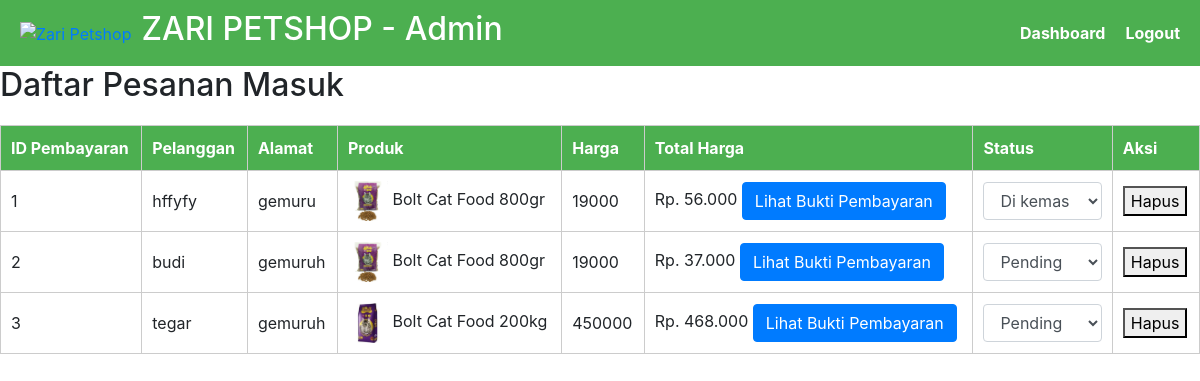
/admin/admin_pesanan.php, run on the app's committed database.
### tables this page shows
CREATE TABLE `pembayaran` (
  `id_pembayaran` int(11) NOT NULL,
  `nama_lengkap` varchar(255) NOT NULL,
  `id_produk` int(11) NOT NULL,
  `id_user` int(11) NOT NULL,
  `id_pengiriman` int(11) NOT NULL,
  `alamat` varchar(255) NOT NULL,
  `status` enum('pending','di kemas','di kirim','di terima') NOT NULL,
  `nomor_telp` int(11) NOT NULL,
  `total_akhir` int(11) NOT NULL,
  `bukti_pembayaran` varchar(225) NOT NULL,
  `id_metode_bayar` int(11) NOT NULL,
  `Qty` int(11) NOT NULL,
  `tanggal` datetime NOT NULL
);

CREATE TABLE `produk` (
  `id_produk` int(11) NOT NULL,
  `id_admin` int(11) NOT NULL,
  `nama` varchar(100) NOT NULL,
  `harga` int(11) NOT NULL,
  `gambar` varchar(225) NOT NULL,
  `id_brand` int(11) NOT NULL,
  `deskripsi` text NOT NULL,
  `stok` int(11) NOT NULL
);

### admin/admin_pesanan.php (the view, shortened to what this page needs)
<?php
include '../koneksi.php';
$query = "
SELECT
    pembayaran.id_pembayaran,
    pembayaran.status,
    pembayaran.nama_lengkap AS nama_pelanggan,
    pembayaran.alamat,
    pembayaran.bukti_pembayaran,
    produk.nama AS nama_produk,
    produk.harga,
    produk.gambar,
    pembayaran.total_akhir
FROM pembayaran
JOIN users ON pembayaran.id_user = users.id_user
JOIN produk ON pembayaran.id_produk = produk.id_produk
";
$result = mysqli_query($koneksi, $query);
?>
<!DOCTYPE html>
<html lang="id">
<head>
    <link rel="stylesheet" href="https://cdn.jsdelivr.net/npm/bootstrap@4.0.0/dist/css/bootstrap.min.css">
</head>
<body>
    <header>
        <div class="logo">
            <a href="admin_dashboard.php"><img src="../img/logo zari.png" alt="Zari Petshop"></a>
            <h2>ZARI PETSHOP - Admin</h2>
        </div>
        <nav>
            <ul>
                <li><a href="admin_dashboard.php">Dashboard</a></li>
                <li><a href="admin_logout.php">Logout</a></li>
            </ul>
        </nav>
    </header>
    <h2>Daftar Pesanan Masuk</h2>
    <table>
        <thead>
            <tr>
                <th>ID Pembayaran</th>
                <th>Pelanggan</th>
                <th>Alamat</th>
                <th>Produk</th>
                <th>Harga</th>
                <th>Total Harga</th>
                <th>Status</th>
                <th>Aksi</th>
            </tr>
        </thead>
        <tbody>
            <?php
            $jumlah=1;
            while($row = mysqli_fetch_assoc($result)) { ?>
                <tr>
                    <td><?= $jumlah ?></td>
                    <td><?= $row['nama_pelanggan'] ?></td>
                    <td><?= $row['alamat'] ?></td>
                    <td>
                     <img src="../<?= $row['gambar'] ?>" alt="" width="40">
                    <?= $row['nama_produk'] ?>
                    </td>
                    <td>
                     <?= $row['harga'] ?>
                    </td>
                    <td>
                     <span>Rp. <?= number_format($row['total_akhir'], 0, ',', '.') ?></span>
<button type="button" class="btn btn-primary" data-toggle="modal" data-target="#modalBukti<?= $row['id_pembayaran'] ?>">
    Lihat Bukti Pembayaran
</button>
                    </td>  <?php $jumlah++; ?>
                    <td>
    <select class="form-control status-select" data-id="<?= $row['id_pembayaran'] ?>">
        <option value="pending" <?= $row['status'] == 'pending' ? 'selected' : '' ?>>Pending</option>
        <option value="di kemas" <?= $row['status'] == 'di kemas' ? 'selected' : '' ?>>Di kemas</option>
    </select>
</td>
                    <td><a href="hapus_transaksi.php?id_pembayaran=<?= $row['id_pembayaran'] ?>"><button>Hapus</button></a></td>
                </tr>
            <?php } ?>
        </tbody>
    </table>
</body>
</html>

### admin/admin_pesanan.php (style rules this page uses)
header { display: flex; justify-content: space-between; align-items: center; background: #4CAF50; padding: 10px 20px; color: white; }
.logo { display: flex; align-items: center; }
.logo img { height: 50px; margin-right: 10px; }
nav ul { list-style: none; display: flex; gap: 20px; margin: 0; padding: 0; }
nav ul li a { color: white; text-decoration: none; font-weight: bold; }
table { width: 100%; border-collapse: collapse; margin-top: 20px; }
th, td { border: 1px solid #ccc; padding: 10px; text-align: left; }
th { background-color: #4CAF50; color: white; }

### data on the page
pembayaran: nama_lengkap "hffyfy", alamat "gemuru", id_produk.gambar (picture), id_produk.nama "Bolt Cat Food 800gr", id_produk.harga "19000", total_akhir "56.000", status+id_pembayaran "Di kemas"
pembayaran: nama_lengkap "budi", alamat "gemuruh", id_produk.gambar (picture), id_produk.nama "Bolt Cat Food 800gr", id_produk.harga "19000", total_akhir "37.000", status+id_pembayaran "Pending"
pembayaran: nama_lengkap "tegar", alamat "gemuruh", id_produk.gambar (picture), id_produk.nama "Bolt Cat Food 200kg", id_produk.harga "450000", total_akhir "468.000", status+id_pembayaran "Pending"
